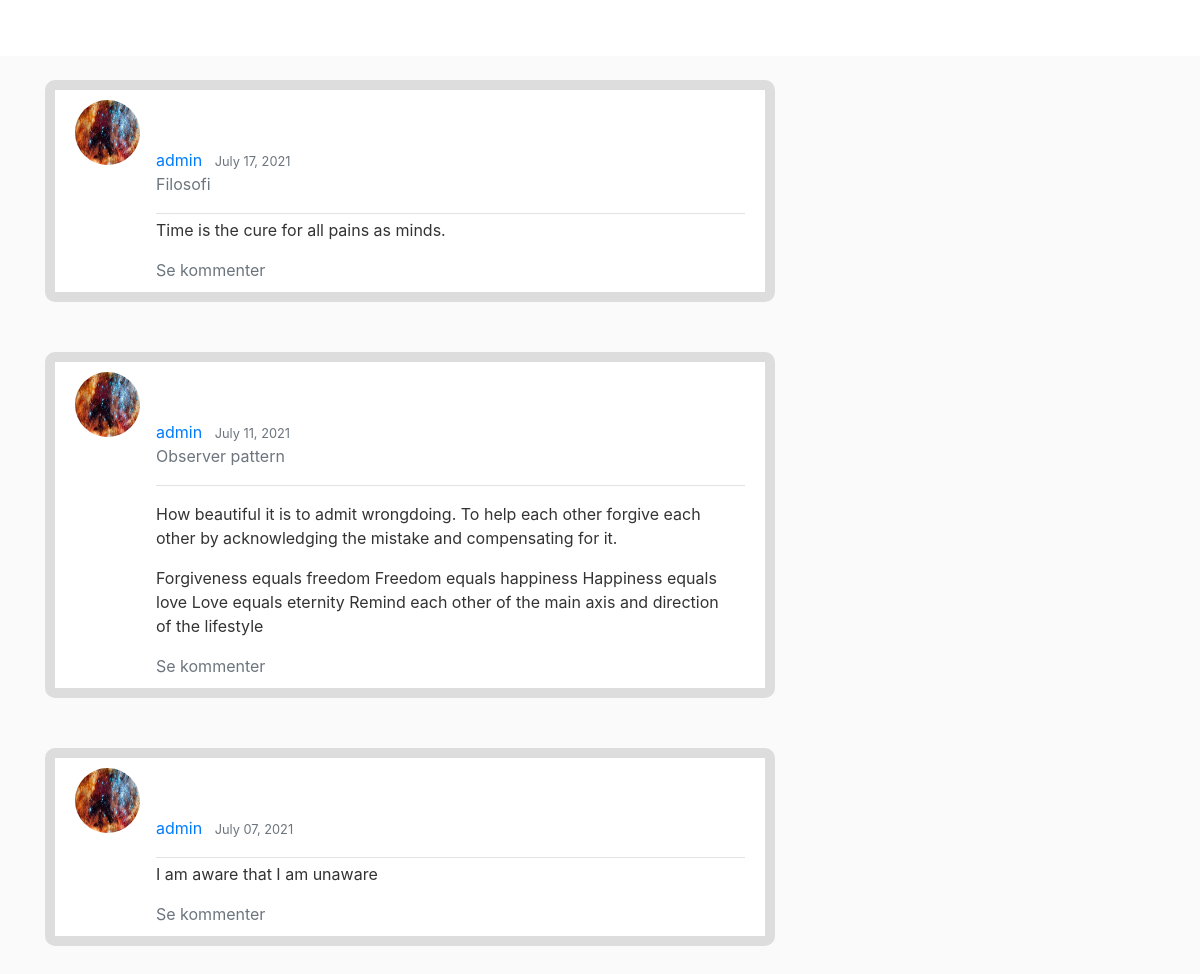
Screenshot of /blog/ with the database file from the repository.
### blog/models.py (models this page shows, shortened)
class Post(models.Model):
    title = models.CharField(max_length=100, blank=True)
    content = models.TextField()
    date_posted = models.DateTimeField(default=timezone.now)  # finde tid som en post bliver gemt
    author = models.ForeignKey(User, on_delete=models.CASCADE)  #  import User clas med forenkey post bliver forbundet med user.

### person/models.py (models this page shows, shortened)
class Profile(models.Model):
    user = models.OneToOneField(User, on_delete=models.CASCADE)  # cascade er hvis user bliver slettet
    image = models.ImageField(default='default.jpg', upload_to='profile_pics')

### blog/views.py (the view)
# urls.py: path('', PostListView.as_view(), name='blog-home'),
class PostListView(ListView):
    model = Post
    template_name = 'blog/blog.html'  # <app>/<model>_<viewtype>.html  PostListView.as_view() med den mens <app> / <model>_<vietype> html- app er ligsom vores repport app. model er database og vieetype er list.
    context_object_name = 'posts'
    ordering = ['-date_posted']  # med - vil nyeste post vil stå først

### blog/templates/blog/blog.html
{% extends "blog/base.html" %}
{% block content %}
    {% for post in posts %}
        <post class="media content-section">
            <img class="rounded-circle article-img" src="{{ post.author.profile.image.url }}">
              <div class="media-body">
                  <div class="row justify-content-md-center pt-5"></div>
                <div class="article-metadata">
                  <a class="mr-2" href="{% url 'blog:user-posts' post.author.username %}">
                      {{ post.author.username }} </a>
                  <small class="text-muted">{{ post.date_posted|date:"F d, Y" }}</small>
                    <p class="text-muted">{{ post.title }}</p>
                </div>
                 <div class="mr-2" ><p class="article-content">{{ post.content|safe }}</p></div>
                <h10><a class="text-muted"  href="{% url 'blog:post-comments' post.id %}" > Se kommenter </a></h10>
              </div>
        </post>
    {% endfor %}
{% endblock content %}

### blog/static/css/main.css (style rules this page uses)
body { background: #fafafa; color: #333333; margin-top: 5rem; }
.content-section { background: #ffffff; padding: 10px 20px; border: 10px solid #dddddd; border-radius: 10px; margin-bottom: 50px; }
.article-content { white-space: pre-line; }
.article-img { height: 65px; width: 65px; margin-right: 16px; }
.article-metadata { padding-bottom: 1px; margin-bottom: 4px; border-bottom: 1px solid #e3e3e3 }

### rows the page displays
Post: author.profile.image (picture), author.username "admin", date_posted "July 17, 2021", title "Filosofi", content "Time is the cure for all pains as minds."
Post: author.profile.image (picture), author.username "admin", date_posted "July 11, 2021", title "Observer pattern", content "How beautiful it is to admit wrongdoing. To help each other forgive each other by acknowledging the mistake and compensating for it. Forgiveness equals freedom Freedom equals happiness Happiness equals love Love equals eternity Remind each other of the main axis and direction of the lifestyle"
Post: author.profile.image (picture), author.username "admin", date_posted "July 07, 2021", content "I am aware that I am unaware"
